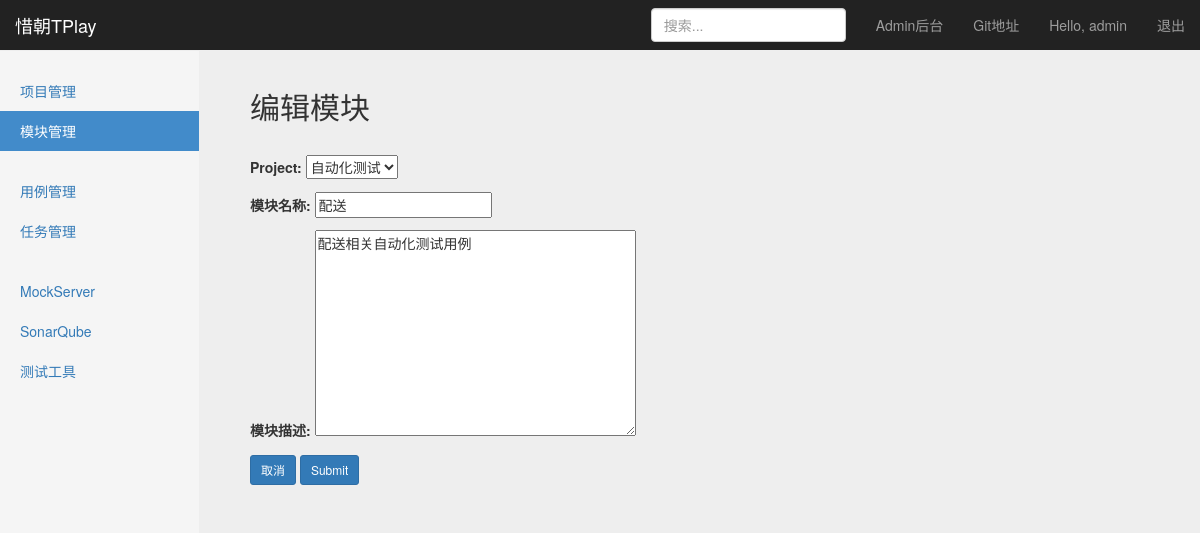
The app's page /manage/edit_module/2/ (signed in) with its own data.
### project_app/models.py (models this page shows)
class Module(models.Model):
    project = models.ForeignKey(Project, on_delete=models.CASCADE)
    name = models.CharField("模块名称", max_length=150, blank=False, null=True)
    description = models.TextField("模块描述", default="")
    created_at = models.DateTimeField("创建时间", auto_now=True)

class Project(models.Model):
    name = models.CharField("项目名称", max_length=50, blank=False, null=True)
    description = models.TextField("项目描述", default="")
    status = models.BooleanField("项目状态", default=False)
    created_at = models.DateTimeField("创建时间", auto_now=True)
    def __str__(self):
        return self.name

### project_app/views/module_views.py (the view)
# urls.py: path('edit_module/<int:mid>/', module_views.edit_module),
@login_required()
def edit_module(request, mid):
    if request.method == 'POST':
        form = EditModuleForm(request.POST)
        if form.is_valid():
            model = Module.objects.get(id=mid)
            model.project = form.cleaned_data["project"]
            model.name = form.cleaned_data["name"]
            model.description = form.cleaned_data["description"]
            model.save()
            return HttpResponseRedirect('/manage/module_manage/')
    else:
        if mid > 0 and isinstance(mid, int):
            form = EditModuleForm(
                instance=Module.objects.get(id=mid)
            )
            return render(request, 'module_manage.html', {
                "form": form,
                "type": "edit"})

### project_app/forms.py
class EditModuleForm(forms.ModelForm):
    class Meta:
        model = Module
        exclude = ["created_at"]

### templates/module_manage.html (shortened to what this page needs)
{% extends 'base.html'%}
    {% block content %}
    <nav class="navbar navbar-inverse navbar-fixed-top">
      <div class="container-fluid">
        <div class="navbar-header">
          <a class="navbar-brand" href="#">惜朝TPlay</a>
        </div>
        <div id="navbar" class="navbar-collapse collapse">
          <ul class="nav navbar-nav navbar-right">
            <li><a target="_blank" href="/admin/">Admin后台</a></li>
            <li><a target="_blank" href="https://github.com/yuzhujinchi/XiZhaoTPlay">Git地址</a></li>
            <li><a href="#">Hello, {{user}}</a></li>
            <li><a href="/logout/">退出</a></li>
          </ul>
          <form class="navbar-form navbar-right">
            <input type="text" class="form-control" placeholder="搜索...">
          </form>
        </div>
      </div>
    </nav>
    <div class="container-fluid">
      <div class="row">
        <div class="col-sm-3 col-md-2 sidebar">
          <ul class="nav nav-sidebar">
            <li><a href="/manage/project_manage/">项目管理<span class="sr-only">(current)</span></a></li>
            <li class="active"><a href="/manage/module_manage/">模块管理</a></li>
          </ul>
          <ul class="nav nav-sidebar">
            <li><a href="/manage/testCase_manage/">用例管理</a></li>
            <li><a href="">任务管理</a></li>
          </ul>
          <ul class="nav nav-sidebar">
            <li><a href="">MockServer</a></li>
            <li><a href="">SonarQube</a></li>
            <li><a href="">测试工具</a></li>
          </ul>
        </div>
      </div>
      {% if type == "edit" %}
        <div class="col-sm-9 col-sm-offset-3 col-md-10 col-md-offset-2 main">
          <div class="sub-header">
            <h2 class="sub-header" align="left">编辑模块</h2>
          </div>
          <div class="table-responsive">
            <form role="form" method="post">
              {{form.as_p}}
              <a type="button" class="btn btn-primary btn-sm" onclick="window.location.href='/manage/module_manage/'" >取消</a>
              <input id="editSubmitButton" type="submit" class="btn btn-primary btn-sm" >
            </form>
          </div>
        </div>
      {% endif %}
    </div>
  {% endblock %}

### static/css/signin.css (style rules this page uses)
body { padding-top: 40px; padding-bottom: 40px; background-color: #eee; }

### static/css/dashboard.css (style rules this page uses)
body { padding-top: 50px; }
.sub-header { padding-bottom: 10px; border-bottom: 1px solid #eee; }
.navbar-fixed-top { border: 0; }
.sidebar { display: none; }
@media (min-width: 768px) { .sidebar { position: fixed; top: 51px; bottom: 0; left: 0; z-index: 1000; display: block; padding: 20px; overflow-x: hidden; overflow-y: auto; background-color: #f5f5f5; border-right: 1px solid #eee; } }
.nav-sidebar { margin-right: -21px; margin-bottom: 20px; margin-left: -20px; }
.nav-sidebar > li > a { padding-right: 20px; padding-left: 20px; }
.nav-sidebar > .active > a, .nav-sidebar > .active > a:hover, .nav-sidebar > .active > a:focus { color: #fff; background-color: #428bca; }
.main { padding: 20px; }
@media (min-width: 768px) { .main { padding-right: 40px; padding-left: 40px; } }

### records on screen
Module: project "自动化测试", description "配送相关自动化测试用例"
Project: name "配送"

### other values on screen
{{ user }} "admin"
